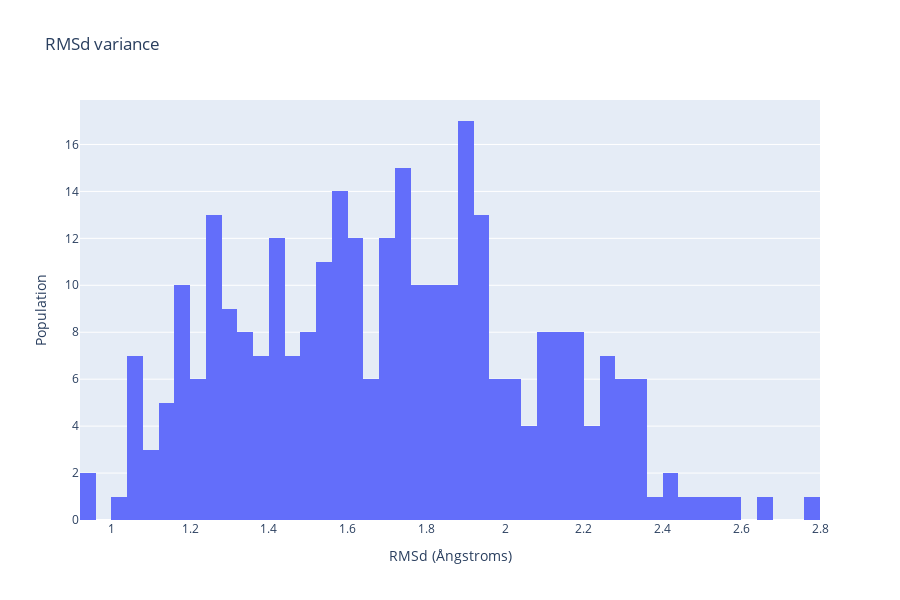

Here is the notebook cell this chart was saved with:
### Markdown cell above
***
### Visualizing the RMSd distribution
***

### Code cell
if 'google.colab' in sys.modules: use_colab_plotly()

df = pd.read_csv(concoord_rmsd, header = 0, delimiter='\s+')

# Create a histogram plot
fig = go.Figure(data=[go.Histogram(x=df['RMSD_00004'], xbins=dict(size=0.04), autobinx=False)])

# Update layout
fig.update_layout(title="RMSd variance",
                  xaxis_title="RMSd (Ångstroms)",
                  yaxis_title="Population",
                  height=600)

# Show the figure (renderer changes for colab and jupyter)
rend = 'colab' if 'google.colab' in sys.modules else ''
fig.show(renderer=rend)

if 'google.colab' in sys.modules: use_conda_env()

### Figure 1 — Plotly figure (JSON) as saved in the notebook; plotly's stock layout.template omitted (floating-point values rounded to 4 significant figures; data arrays with more than 128 entries replaced by an {"elided": "..."} marker saying what was removed)
{"data": [{"autobinx": false, "type": "histogram", "x": {"elided": "300 float values"}, "xbins": {"size": 0.04}}], "layout": {"height": 600, "title": {"text": "RMSd variance"}, "xaxis": {"title": {"text": "RMSd (Ångstroms)"}}, "yaxis": {"title": {"text": "Population"}}}}
